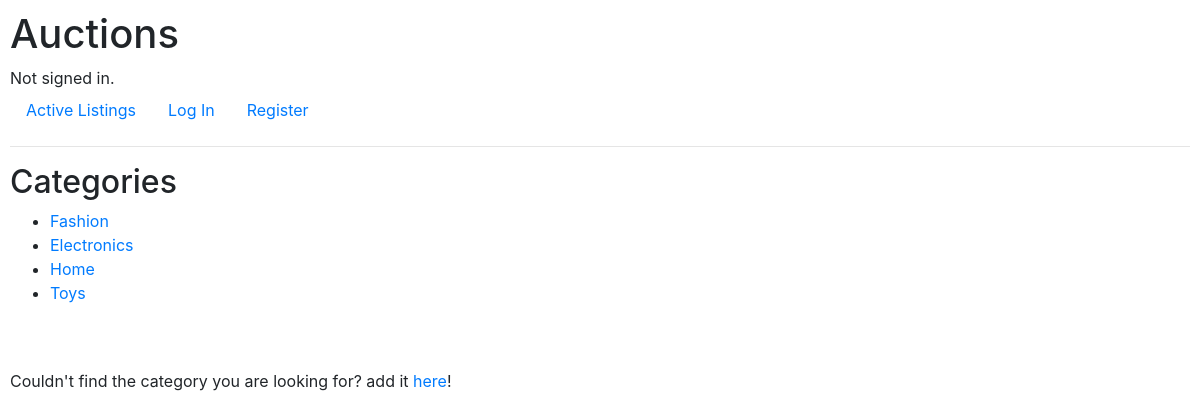
/categories, run on an earlier commit of the app's database.
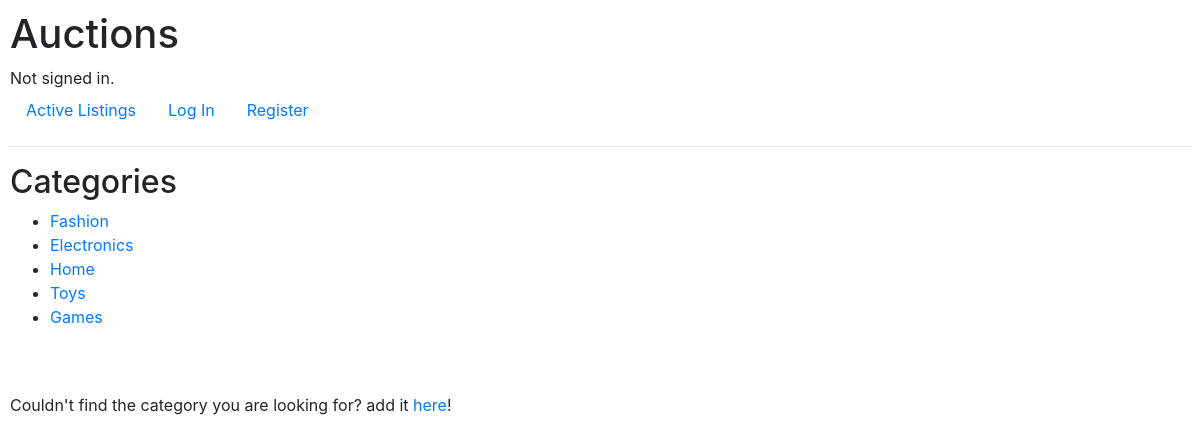
And on a later commit of the database.
### auctions/models.py (models this page shows, shortened)
class Categories(models.Model):
    name = models.CharField(max_length=50)

### auctions/views.py (the view)
# urls.py: path("categories", views.categories, name="categories"),
def categories(request):
    categs = Categories.objects.all()
    return render(request, "auctions/categories.html", {
        "categories": categs
    })

### auctions/templates/auctions/categories.html
{% extends "auctions/layout.html" %}
{% block body %}
    <h2>Categories</h2>
    <ul>
        {% for category in categories %}
            <li><a href="{% url 'category' category.id %}">{{ category.name }}</a></li>
        {% endfor %}
    </ul>
    <br>
    <br>
    <p>Couldn't find the category you are looking for? add it <a href="{% url 'create_categ' %}">here</a>!</p>
{% endblock %}

What changed in the data, as far as the page shows it:
added Categories: name "Games"
